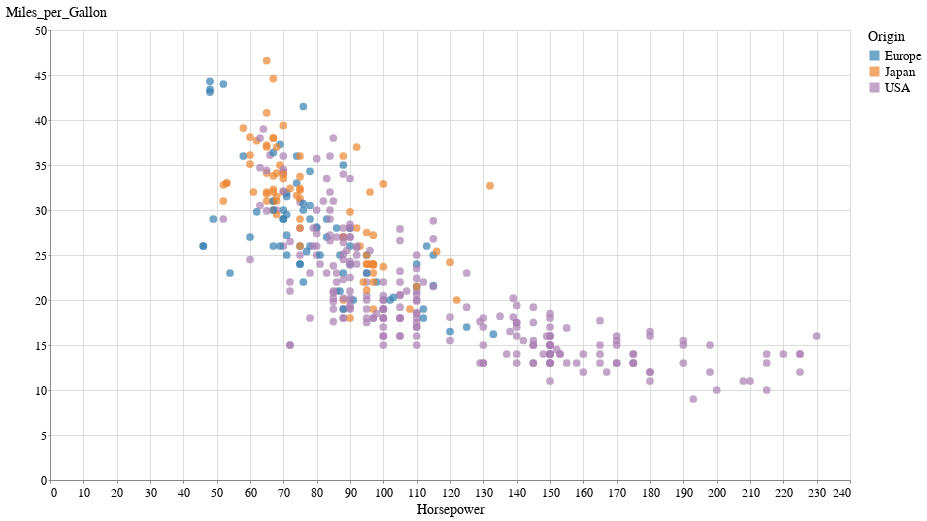

Source (notebook cell):
### Code cell
source = data.cars()

alt.Chart(source).mark_circle(size=60).encode(
    x='Horsepower',
    y='Miles_per_Gallon',
    color='Origin',
    tooltip=['Name', 'Origin', 'Horsepower', 'Miles_per_Gallon']
).interactive()

### Figure 1 — Vega-Lite specification as saved in the notebook (floating-point values rounded to 4 significant figures; data arrays with more than 128 entries replaced by an {"elided": "..."} marker saying what was removed)
{"$schema": "https://vega.github.io/schema/vega-lite/v2.6.0.json", "config": {"arc": {"fill": "#82c6df"}, "area": {"fill": "#82c6df"}, "axis": {"labelFont": "Benton Gothic, sans", "labelFontSize": 12, "labelFontWeight": "normal", "titleFont": "Benton Gothic Bold, sans", "titleFontSize": 14, "titleFontWeight": "normal"}, "axisX": {"labelAngle": 0, "labelPadding": 4, "tickSize": 3}, "axisY": {"labelBaseline": "middle", "maxExtent": 45, "minExtent": 45, "tickSize": 2, "titleAlign": "left", "titleAngle": 0, "titleX": -45, "titleY": -11}, "background": "#ffffff", "bar": {"fill": "#82c6df"}, "legend": {"labelFont": "Benton Gothic, sans", "labelFontSize": 13, "symbolType": "square", "titleFont": "Benton Gothic Bold, sans", "titleFontSize": 14, "titleFontWeight": "normal"}, "line": {"stroke": "#82c6df", "strokeWidth": 3}, "path": {"stroke": "#82c6df"}, "point": {"stroke": "#82c6df"}, "range": {"category": ["#3580b1", "#ec8431", "#ab7fb4", "#c89d29", "#adc839", "#829eb1"], "diverging": ["#e68a4f", "#f4bb6a", "#f9e39c", "#dadfe2", "#a6b7c6", "#849eae"], "heatmap": ["#fbf2c7", "#f9e39c", "#f8d36e", "#f4bb6a", "#e68a4f", "#d15a40", "#ab4232"], "ordinal": ["#fbf2c7", "#f9e39c", "#f8d36e", "#f4bb6a", "#e68a4f", "#d15a40", "#ab4232"], "ramp": ["#fbf2c7", "#f9e39c", "#f8d36e", "#f4bb6a", "#e68a4f", "#d15a40", "#ab4232"]}, "rect": {"fill": "#82c6df"}, "shape": {"stroke": "#82c6df"}, "symbol": {"fill": "#82c6df", "size": 30}, "title": {"anchor": "start", "font": "Benton Gothic Bold, sans", "fontColor": "#000000", "fontSize": 22, "fontWeight": "normal"}, "view": {"height": 450, "width": 800}}, "data": {"name": "data-f02450ab61490a1363517a0190416235"}, "datasets": {"data-f02450ab61490a1363517a0190416235": {"elided": "406 records"}}, "encoding": {"color": {"field": "Origin", "type": "nominal"}, "tooltip": [{"field": "Name", "type": "nominal"}, {"field": "Origin", "type": "nominal"}, {"field": "Horsepower", "type": "quantitative"}, {"field": "Miles_per_Gallon", "type": "quantitative"}], "x": {"field": "Horsepower", "type": "quantitative"}, "y": {"field": "Miles_per_Gallon", "type": "quantitative"}}, "mark": {"size": 60, "type": "circle"}, "selection": {"selector002": {"bind": "scales", "encodings": ["x", "y"], "mark": {"fill": "#333", "fillOpacity": 0.125, "stroke": "white"}, "on": "[mousedown, window:mouseup] > window:mousemove!", "resolve": "global", "translate": "[mousedown, window:mouseup] > window:mousemove!", "type": "interval", "zoom": "wheel!"}}}
